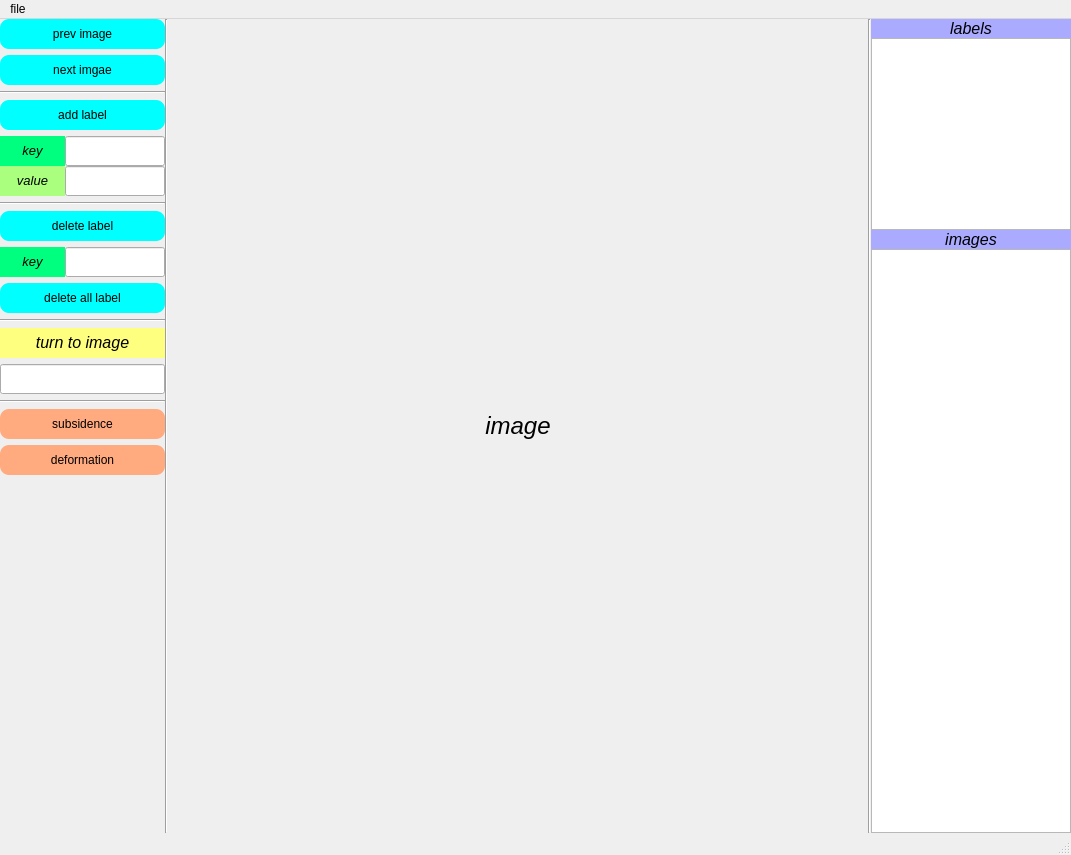
<?xml version="1.0" encoding="UTF-8"?>
<ui version="4.0">
 <class>MainWindow</class>
 <widget class="QMainWindow" name="MainWindow">
  <property name="geometry">
   <rect>
    <x>0</x>
    <y>0</y>
    <width>1071</width>
    <height>855</height>
   </rect>
  </property>
  <property name="windowTitle">
   <string>MainWindow</string>
  </property>
  <widget class="QWidget" name="centralwidget">
   <layout class="QGridLayout" name="gridLayout">
    <property name="leftMargin">
     <number>0</number>
    </property>
    <property name="topMargin">
     <number>0</number>
    </property>
    <property name="rightMargin">
     <number>0</number>
    </property>
    <property name="bottomMargin">
     <number>0</number>
    </property>
    <property name="spacing">
     <number>0</number>
    </property>
    <item row="0" column="0">
     <layout class="QHBoxLayout" name="horizontalLayout">
      <property name="spacing">
       <number>0</number>
      </property>
      <item>
       <layout class="QVBoxLayout" name="verticalLayout">
        <property name="spacing">
         <number>6</number>
        </property>
        <item>
         <widget class="QPushButton" name="pushbutton_prev">
          <property name="minimumSize">
           <size>
            <width>0</width>
            <height>30</height>
           </size>
          </property>
          <property name="styleSheet">
           <string notr="true">QPushButton {
	background-color: rgb(0, 255, 255);
	border-radius: 9px;
}
QPushButton::hover {
	background-color: rgb(255, 255, 127);
}</string>
          </property>
          <property name="text">
           <string>prev image</string>
          </property>
         </widget>
        </item>
        <item>
         <widget class="QPushButton" name="pushbutton_next">
          <property name="minimumSize">
           <size>
            <width>0</width>
            <height>30</height>
           </size>
          </property>
          <property name="styleSheet">
           <string notr="true">QPushButton {
	background-color: rgb(0, 255, 255);
	border-radius: 9px;
}
QPushButton::hover {
	background-color: rgb(255, 255, 127);
}</string>
          </property>
          <property name="text">
           <string>next imgae</string>
          </property>
         </widget>
        </item>
        <item>
         <widget class="Line" name="line_2">
          <property name="orientation">
           <enum>Qt::Horizontal</enum>
          </property>
         </widget>
        </item>
        <item>
         <widget class="QPushButton" name="pushbutton_add_label">
          <property name="minimumSize">
           <size>
            <width>0</width>
            <height>30</height>
           </size>
          </property>
          <property name="styleSheet">
           <string notr="true">QPushButton {
	background-color: rgb(0, 255, 255);
	border-radius: 9px;
}
QPushButton::hover {
	background-color: rgb(255, 255, 127);
}</string>
          </property>
          <property name="text">
           <string>add label</string>
          </property>
         </widget>
        </item>
        <item>
         <layout class="QGridLayout" name="gridLayout_2">
          <property name="spacing">
           <number>0</number>
          </property>
          <item row="0" column="1">
           <widget class="QLineEdit" name="lineedit_key">
            <property name="minimumSize">
             <size>
              <width>0</width>
              <height>30</height>
             </size>
            </property>
            <property name="maximumSize">
             <size>
              <width>100</width>
              <height>16777215</height>
             </size>
            </property>
            <property name="clearButtonEnabled">
             <bool>true</bool>
            </property>
           </widget>
          </item>
          <item row="1" column="1">
           <widget class="QLineEdit" name="lineedit_value">
            <property name="minimumSize">
             <size>
              <width>0</width>
              <height>30</height>
             </size>
            </property>
            <property name="maximumSize">
             <size>
              <width>100</width>
              <height>16777215</height>
             </size>
            </property>
            <property name="clearButtonEnabled">
             <bool>true</bool>
            </property>
           </widget>
          </item>
          <item row="0" column="0">
           <widget class="QLabel" name="label_3">
            <property name="styleSheet">
             <string notr="true">QLabel {
	background-color: rgb(0, 255, 127);
}</string>
            </property>
            <property name="text">
             <string>&lt;html&gt;&lt;head/&gt;&lt;body&gt;&lt;p&gt;&lt;span style=&quot; font-size:10pt; font-style:italic;&quot;&gt;key&lt;/span&gt;&lt;/p&gt;&lt;/body&gt;&lt;/html&gt;</string>
            </property>
            <property name="alignment">
             <set>Qt::AlignCenter</set>
            </property>
           </widget>
          </item>
          <item row="1" column="0">
           <widget class="QLabel" name="label_4">
            <property name="styleSheet">
             <string notr="true">QLabel {
	background-color: rgb(170, 255, 127);
}</string>
            </property>
            <property name="text">
             <string>&lt;html&gt;&lt;head/&gt;&lt;body&gt;&lt;p&gt;&lt;span style=&quot; font-size:10pt; font-style:italic;&quot;&gt;value&lt;/span&gt;&lt;/p&gt;&lt;/body&gt;&lt;/html&gt;</string>
            </property>
            <property name="alignment">
             <set>Qt::AlignCenter</set>
            </property>
           </widget>
          </item>
         </layout>
        </item>
        <item>
         <widget class="Line" name="line">
          <property name="orientation">
           <enum>Qt::Horizontal</enum>
          </property>
         </widget>
        </item>
        <item>
         <widget class="QPushButton" name="pushbutton_delete_label">
          <property name="minimumSize">
           <size>
            <width>0</width>
            <height>30</height>
           </size>
          </property>
          <property name="styleSheet">
           <string notr="true">QPushButton {
	background-color: rgb(0, 255, 255);
	border-radius: 9px;
}
QPushButton::hover {
	background-color: rgb(255, 255, 127);
}</string>
          </property>
          <property name="text">
           <string>delete label</string>
          </property>
         </widget>
        </item>
        <item>
         <layout class="QHBoxLayout" name="horizontalLayout_2">
          <property name="spacing">
           <number>0</number>
          </property>
          <item>
           <widget class="QLabel" name="label_6">
            <property name="styleSheet">
             <string notr="true">QLabel {
	background-color: rgb(0, 255, 127);
}</string>
            </property>
            <property name="text">
             <string>&lt;html&gt;&lt;head/&gt;&lt;body&gt;&lt;p&gt;&lt;span style=&quot; font-size:10pt; font-style:italic;&quot;&gt;key&lt;/span&gt;&lt;/p&gt;&lt;/body&gt;&lt;/html&gt;</string>
            </property>
            <property name="textFormat">
             <enum>Qt::AutoText</enum>
            </property>
            <property name="alignment">
             <set>Qt::AlignCenter</set>
            </property>
           </widget>
          </item>
          <item>
           <widget class="QLineEdit" name="lineedit_delete_key">
            <property name="minimumSize">
             <size>
              <width>0</width>
              <height>30</height>
             </size>
            </property>
            <property name="maximumSize">
             <size>
              <width>100</width>
              <height>16777215</height>
             </size>
            </property>
            <property name="clearButtonEnabled">
             <bool>true</bool>
            </property>
           </widget>
          </item>
         </layout>
        </item>
        <item>
         <widget class="QPushButton" name="pushbutton_delete_all_label">
          <property name="minimumSize">
           <size>
            <width>0</width>
            <height>30</height>
           </size>
          </property>
          <property name="styleSheet">
           <string notr="true">QPushButton {
	background-color: rgb(0, 255, 255);
	border-radius: 9px;
}
QPushButton::hover {
	background-color: rgb(255, 255, 127);
}</string>
          </property>
          <property name="text">
           <string>delete all label</string>
          </property>
         </widget>
        </item>
        <item>
         <widget class="Line" name="line_3">
          <property name="orientation">
           <enum>Qt::Horizontal</enum>
          </property>
         </widget>
        </item>
        <item>
         <widget class="QLabel" name="label_7">
          <property name="minimumSize">
           <size>
            <width>0</width>
            <height>30</height>
           </size>
          </property>
          <property name="styleSheet">
           <string notr="true">QLabel {
	background-color: rgb(255, 255, 127);
}</string>
          </property>
          <property name="text">
           <string>&lt;html&gt;&lt;head/&gt;&lt;body&gt;&lt;p&gt;&lt;span style=&quot; font-size:12pt; font-style:italic;&quot;&gt;turn to image&lt;/span&gt;&lt;/p&gt;&lt;/body&gt;&lt;/html&gt;</string>
          </property>
          <property name="alignment">
           <set>Qt::AlignCenter</set>
          </property>
         </widget>
        </item>
        <item>
         <widget class="QLineEdit" name="lineedit_turn_to_image">
          <property name="minimumSize">
           <size>
            <width>0</width>
            <height>30</height>
           </size>
          </property>
          <property name="maximumSize">
           <size>
            <width>16777215</width>
            <height>16777215</height>
           </size>
          </property>
         </widget>
        </item>
        <item>
         <widget class="Line" name="line_7">
          <property name="orientation">
           <enum>Qt::Horizontal</enum>
          </property>
         </widget>
        </item>
        <item>
         <widget class="QPushButton" name="pushbutton_subsidence">
          <property name="minimumSize">
           <size>
            <width>0</width>
            <height>30</height>
           </size>
          </property>
          <property name="styleSheet">
           <string notr="true">QPushButton {
	background-color: rgb(255, 170, 127);
	border-radius: 9px;
}
QPushButton::hover {
	background-color: rgb(255, 255, 127);
}</string>
          </property>
          <property name="text">
           <string>subsidence</string>
          </property>
         </widget>
        </item>
        <item>
         <widget class="QPushButton" name="pushbutton_deformation">
          <property name="minimumSize">
           <size>
            <width>0</width>
            <height>30</height>
           </size>
          </property>
          <property name="styleSheet">
           <string notr="true">QPushButton {
	background-color: rgb(255, 170, 127);
	border-radius: 9px;
}
QPushButton::hover {
	background-color: rgb(255, 255, 127);
}</string>
          </property>
          <property name="text">
           <string>deformation</string>
          </property>
         </widget>
        </item>
        <item>
         <spacer name="verticalSpacer">
          <property name="orientation">
           <enum>Qt::Vertical</enum>
          </property>
          <property name="sizeHint" stdset="0">
           <size>
            <width>20</width>
            <height>40</height>
           </size>
          </property>
         </spacer>
        </item>
       </layout>
      </item>
      <item>
       <widget class="Line" name="line_6">
        <property name="orientation">
         <enum>Qt::Vertical</enum>
        </property>
       </widget>
      </item>
      <item>
       <widget class="QLabel" name="label">
        <property name="minimumSize">
         <size>
          <width>700</width>
          <height>0</height>
         </size>
        </property>
        <property name="text">
         <string>&lt;html&gt;&lt;head/&gt;&lt;body&gt;&lt;p&gt;&lt;span style=&quot; font-size:18pt; font-style:italic;&quot;&gt;image&lt;/span&gt;&lt;/p&gt;&lt;/body&gt;&lt;/html&gt;</string>
        </property>
        <property name="alignment">
         <set>Qt::AlignCenter</set>
        </property>
       </widget>
      </item>
      <item>
       <widget class="Line" name="line_4">
        <property name="orientation">
         <enum>Qt::Vertical</enum>
        </property>
       </widget>
      </item>
      <item>
       <layout class="QVBoxLayout" name="verticalLayout_2">
        <property name="spacing">
         <number>0</number>
        </property>
        <item>
         <widget class="QLabel" name="label_2">
          <property name="maximumSize">
           <size>
            <width>16777215</width>
            <height>30</height>
           </size>
          </property>
          <property name="styleSheet">
           <string notr="true">QLabel {
	background-color: rgb(170, 170, 255);
}</string>
          </property>
          <property name="text">
           <string>&lt;html&gt;&lt;head/&gt;&lt;body&gt;&lt;p&gt;&lt;span style=&quot; font-size:12pt; font-style:italic;&quot;&gt;labels&lt;/span&gt;&lt;/p&gt;&lt;/body&gt;&lt;/html&gt;</string>
          </property>
          <property name="alignment">
           <set>Qt::AlignCenter</set>
          </property>
         </widget>
        </item>
        <item>
         <widget class="QTextBrowser" name="textbrowser_labels">
          <property name="sizePolicy">
           <sizepolicy hsizetype="Preferred" vsizetype="Preferred">
            <horstretch>0</horstretch>
            <verstretch>0</verstretch>
           </sizepolicy>
          </property>
          <property name="minimumSize">
           <size>
            <width>0</width>
            <height>0</height>
           </size>
          </property>
          <property name="maximumSize">
           <size>
            <width>200</width>
            <height>16777215</height>
           </size>
          </property>
         </widget>
        </item>
        <item>
         <widget class="QLabel" name="label_5">
          <property name="minimumSize">
           <size>
            <width>0</width>
            <height>0</height>
           </size>
          </property>
          <property name="styleSheet">
           <string notr="true">QLabel {
	background-color: rgb(170, 170, 255);
}</string>
          </property>
          <property name="text">
           <string>&lt;html&gt;&lt;head/&gt;&lt;body&gt;&lt;p&gt;&lt;span style=&quot; font-size:12pt; font-style:italic;&quot;&gt;images&lt;/span&gt;&lt;/p&gt;&lt;/body&gt;&lt;/html&gt;</string>
          </property>
          <property name="alignment">
           <set>Qt::AlignCenter</set>
          </property>
         </widget>
        </item>
        <item>
         <widget class="QTextBrowser" name="textbrowser_images">
          <property name="maximumSize">
           <size>
            <width>200</width>
            <height>16777215</height>
           </size>
          </property>
          <property name="openExternalLinks">
           <bool>false</bool>
          </property>
         </widget>
        </item>
       </layout>
      </item>
     </layout>
    </item>
   </layout>
  </widget>
  <widget class="QMenuBar" name="menubar">
   <property name="geometry">
    <rect>
     <x>0</x>
     <y>0</y>
     <width>1071</width>
     <height>23</height>
    </rect>
   </property>
   <widget class="QMenu" name="menufile">
    <property name="title">
     <string>file</string>
    </property>
    <addaction name="actionopen"/>
   </widget>
   <addaction name="menufile"/>
  </widget>
  <widget class="QStatusBar" name="statusbar"/>
  <action name="actionopen">
   <property name="text">
    <string>open</string>
   </property>
  </action>
 </widget>
 <resources/>
 <connections/>
</ui>
